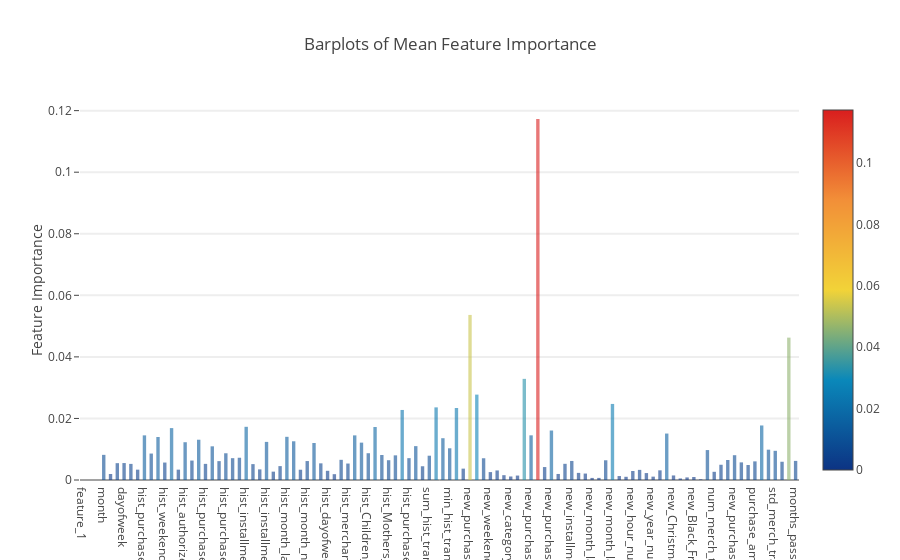

The code cell stored with this chart in its notebook:
### Code cell
y = feature_dataframe['mean'].values
x = feature_dataframe['features'].values
data = [go.Bar(
            x= x,
             y= y,
            width = 0.5,
            marker=dict(
               color = feature_dataframe['mean'].values,
            colorscale='Portland',
            showscale=True,
            reversescale = False
            ),
            opacity=0.6
        )]

layout= go.Layout(
    autosize= True,
    title= 'Barplots of Mean Feature Importance',
    hovermode= 'closest',
#     xaxis= dict(
#         title= 'Pop',
#         ticklen= 5,
#         zeroline= False,
#         gridwidth= 2,
#     ),
    yaxis=dict(
        title= 'Feature Importance',
        ticklen= 5,
        gridwidth= 2
    ),
    showlegend= False
)
fig = go.Figure(data=data, layout=layout)
py.iplot(fig, filename='bar-direct-labels')

### Figure 1 — Plotly figure (JSON) as saved in the notebook; plotly's stock layout.template omitted (floating-point values rounded to 4 significant figures)
{"data": [{"marker": {"color": [0, 0, 0, 0.00817, 0.001946, 0.00547, 0.005506, 0.00523, 0.003364, 0.0145, 0.008593, 0.01398, 0.005673, 0.01686, 0.003366, 0.01227, 0.00632, 0.01309, 0.005239, 0.01094, 0.006133, 0.008683, 0.007092, 0.007232, 0.01728, 0.005163, 0.00345, 0.01238, 0.002715, 0.004512, 0.01403, 0.01258, 0.003337, 0.006157, 0.01202, 0.005414, 0.00299, 0.001892, 0.006555, 0.005351, 0.0145, 0.01214, 0.008702, 0.01721, 0.008127, 0.006429, 0.008008, 0.02276, 0.007094, 0.011, 0.004467, 0.007893, 0.02359, 0.01358, 0.01031, 0.02339, 0.003695, 0.05363, 0.02774, 0.007066, 0.002575, 0.003106, 0.001564, 0.001139, 0.001442, 0.03286, 0.01451, 0.1173, 0.004208, 0.01608, 0.001964, 0.00526, 0.006185, 0.002312, 0.002094, 0.000677, 0.0006832, 0.00641, 0.02471, 0.001286, 0.001042, 0.002923, 0.003292, 0.002255, 0.001095, 0.003142, 0.01509, 0.001482, 0.0004964, 0.0008428, 0.0009814, 0.0002244, 0.009724, 0.002665, 0.004954, 0.006495, 0.008056, 0.005726, 0.004868, 0.006052, 0.01772, 0.009851, 0.009484, 0.005928, 0.04626, 0.00621], "colorscale": "Portland", "reversescale": false, "showscale": true}, "opacity": 0.6, "type": "bar", "uid": "af6d6c21-040f-4131-a873-e581359d4762", "width": 0.5, "x": ["feature_1", "feature_2", "feature_3", "month", "year", "week", "dayofweek", "days", "hist_transactions_count", "hist_purchase_date_max", "hist_purchase_date_min", "hist_month_diff_mean", "hist_weekend_sum", "hist_weekend_mean", "hist_authorized_flag_sum", "hist_authorized_flag_mean", "hist_category_1_sum", "hist_category_1_mean", "hist_purchase_amount_sum", "hist_purchase_amount_mean", "hist_purchase_amount_max", "hist_purchase_amount_min", "hist_purchase_amount_std", "hist_installments_sum", "hist_installments_mean", "hist_installments_max", "hist_installments_min", "hist_installments_std", "hist_month_lag_max", "hist_month_lag_min", "hist_month_lag_mean", "hist_month_lag_var", "hist_card_id_size", "hist_month_nunique", "hist_hour_nunique", "hist_weekofyear_nunique", "hist_dayofweek_nunique", "hist_year_nunique", "hist_subsector_id_nunique", "hist_merchant_category_id_nunique", "hist_Christmas_Day_2017_mean", "hist_fathers_day_2017_mean", "hist_Children_day_2017_mean", "hist_Black_Friday_2017_mean", "hist_Valentine_day_2017_mean", "hist_Mothers_Day_2018_mean", "hist_purchase_date_diff", "hist_purchase_date_average", "hist_purchase_date_uptonow", "hist_first_buy", "num_hist_transactions", "sum_hist_trans", "mean_hist_trans", "std_hist_trans", "min_hist_trans", "max_hist_trans", "new_transactions_count", "new_purchase_date_max", "new_purchase_date_min", "new_month_diff_mean", "new_weekend_sum", "new_weekend_mean", "new_authorized_flag_sum", "new_category_1_sum", "new_category_1_mean", "new_purchase_amount_sum", "new_purchase_amount_mean", "new_purchase_amount_max", "new_purchase_amount_min", "new_purchase_amount_std", "new_installments_sum", "new_installments_mean", "new_installments_max", "new_installments_min", "new_installments_std", "new_month_lag_max", "new_month_lag_min", "new_month_lag_mean", "new_month_lag_var", "new_card_id_size", "new_month_nunique", "new_hour_nunique", "new_weekofyear_nunique", "new_dayofweek_nunique", "new_year_nunique", "new_subsector_id_nunique", "new_merchant_category_id_nunique", "new_Christmas_Day_2017_mean", "new_fathers_day_2017_mean", "new_Children_day_2017_mean", "new_Black_Friday_2017_mean", "new_Valentine_Day_2017_mean", "new_Mothers_Day_2018_mean", "num_merch_transactions", "new_purchase_date_diff", "new_purchase_date_average", "new_purchase_date_uptonow", "new_first_buy", "card_id_total", "purchase_amount_total", "sum_merch_trans", "mean_merch_trans", "std_merch_trans", "min_merch_trans", "max_merch_trans", "months_passed"], "y": [0, 0, 0, 0.00817, 0.001946, 0.00547, 0.005506, 0.00523, 0.003364, 0.0145, 0.008593, 0.01398, 0.005673, 0.01686, 0.003366, 0.01227, 0.00632, 0.01309, 0.005239, 0.01094, 0.006133, 0.008683, 0.007092, 0.007232, 0.01728, 0.005163, 0.00345, 0.01238, 0.002715, 0.004512, 0.01403, 0.01258, 0.003337, 0.006157, 0.01202, 0.005414, 0.00299, 0.001892, 0.006555, 0.005351, 0.0145, 0.01214, 0.008702, 0.01721, 0.008127, 0.006429, 0.008008, 0.02276, 0.007094, 0.011, 0.004467, 0.007893, 0.02359, 0.01358, 0.01031, 0.02339, 0.003695, 0.05363, 0.02774, 0.007066, 0.002575, 0.003106, 0.001564, 0.001139, 0.001442, 0.03286, 0.01451, 0.1173, 0.004208, 0.01608, 0.001964, 0.00526, 0.006185, 0.002312, 0.002094, 0.000677, 0.0006832, 0.00641, 0.02471, 0.001286, 0.001042, 0.002923, 0.003292, 0.002255, 0.001095, 0.003142, 0.01509, 0.001482, 0.0004964, 0.0008428, 0.0009814, 0.0002244, 0.009724, 0.002665, 0.004954, 0.006495, 0.008056, 0.005726, 0.004868, 0.006052, 0.01772, 0.009851, 0.009484, 0.005928, 0.04626, 0.00621]}], "layout": {"autosize": true, "hovermode": "closest", "showlegend": false, "title": "Barplots of Mean Feature Importance", "yaxis": {"gridwidth": 2, "ticklen": 5, "title": "Feature Importance"}}}
